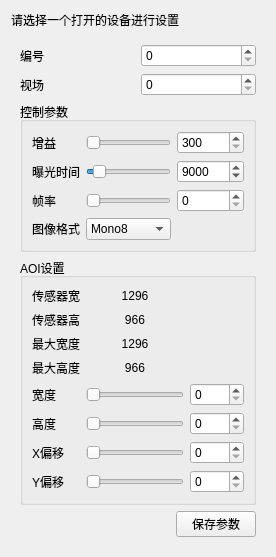
<?xml version="1.0" encoding="UTF-8"?>
<ui version="4.0">
 <class>ParamDock</class>
 <widget class="QWidget" name="ParamDock">
  <property name="geometry">
   <rect>
    <x>0</x>
    <y>0</y>
    <width>276</width>
    <height>557</height>
   </rect>
  </property>
  <property name="windowTitle">
   <string>Form</string>
  </property>
  <layout class="QVBoxLayout" name="verticalLayout_4">
   <item>
    <widget class="QLabel" name="lab_Tips">
     <property name="text">
      <string>请选择一个打开的设备进行设置</string>
     </property>
    </widget>
   </item>
   <item>
    <widget class="QWidget" name="widget" native="true">
     <layout class="QVBoxLayout" name="verticalLayout_3">
      <item>
       <layout class="QHBoxLayout" name="horizontalLayout_10">
        <item>
         <widget class="QLabel" name="label_17">
          <property name="text">
           <string>编号</string>
          </property>
         </widget>
        </item>
        <item>
         <widget class="QSpinBox" name="sbx_Num">
          <property name="maximum">
           <number>17</number>
          </property>
         </widget>
        </item>
       </layout>
      </item>
      <item>
       <layout class="QHBoxLayout" name="horizontalLayout_2">
        <item>
         <widget class="QLabel" name="label_2">
          <property name="text">
           <string>视场</string>
          </property>
         </widget>
        </item>
        <item>
         <widget class="QSpinBox" name="sbx_fov">
          <property name="maximum">
           <number>10</number>
          </property>
         </widget>
        </item>
       </layout>
      </item>
      <item>
       <widget class="QGroupBox" name="groupBox_2">
        <property name="title">
         <string>控制参数</string>
        </property>
        <layout class="QVBoxLayout" name="verticalLayout_2">
         <item>
          <layout class="QGridLayout" name="gridLayout">
           <item row="1" column="0">
            <widget class="QLabel" name="label_15">
             <property name="text">
              <string>曝光时间</string>
             </property>
            </widget>
           </item>
           <item row="0" column="0">
            <widget class="QLabel" name="label_13">
             <property name="text">
              <string>增益</string>
             </property>
            </widget>
           </item>
           <item row="1" column="1">
            <widget class="QSlider" name="hs_exposure">
             <property name="maximum">
              <number>10000000</number>
             </property>
             <property name="value">
              <number>9000</number>
             </property>
             <property name="orientation">
              <enum>Qt::Horizontal</enum>
             </property>
            </widget>
           </item>
           <item row="1" column="2">
            <widget class="QSpinBox" name="sbx_exposure">
             <property name="maximum">
              <number>10000000</number>
             </property>
             <property name="value">
              <number>9000</number>
             </property>
            </widget>
           </item>
           <item row="2" column="1">
            <widget class="QSlider" name="hs_frameRate">
             <property name="orientation">
              <enum>Qt::Horizontal</enum>
             </property>
            </widget>
           </item>
           <item row="2" column="2">
            <widget class="QSpinBox" name="sbx_frameRate"/>
           </item>
           <item row="2" column="0">
            <widget class="QLabel" name="label_14">
             <property name="text">
              <string>帧率</string>
             </property>
            </widget>
           </item>
           <item row="0" column="2">
            <widget class="QSpinBox" name="sbx_gain">
             <property name="minimum">
              <number>300</number>
             </property>
             <property name="maximum">
              <number>850</number>
             </property>
            </widget>
           </item>
           <item row="0" column="1">
            <widget class="QSlider" name="hs_gain">
             <property name="minimum">
              <number>300</number>
             </property>
             <property name="maximum">
              <number>850</number>
             </property>
             <property name="orientation">
              <enum>Qt::Horizontal</enum>
             </property>
            </widget>
           </item>
           <item row="3" column="0">
            <widget class="QLabel" name="label_16">
             <property name="text">
              <string>图像格式</string>
             </property>
            </widget>
           </item>
           <item row="3" column="1">
            <widget class="QComboBox" name="cbx_pixFormat">
             <item>
              <property name="text">
               <string>Mono8</string>
              </property>
             </item>
            </widget>
           </item>
          </layout>
         </item>
        </layout>
       </widget>
      </item>
      <item>
       <widget class="QGroupBox" name="groupBox">
        <property name="title">
         <string>AOI设置</string>
        </property>
        <layout class="QVBoxLayout" name="verticalLayout">
         <item>
          <layout class="QGridLayout" name="gridLayout_2">
           <item row="0" column="0">
            <widget class="QLabel" name="label">
             <property name="text">
              <string>传感器宽</string>
             </property>
            </widget>
           </item>
           <item row="4" column="1">
            <widget class="QSlider" name="hs_width">
             <property name="maximum">
              <number>2000</number>
             </property>
             <property name="orientation">
              <enum>Qt::Horizontal</enum>
             </property>
            </widget>
           </item>
           <item row="0" column="1">
            <widget class="QLabel" name="lab_sensorWidth">
             <property name="enabled">
              <bool>true</bool>
             </property>
             <property name="text">
              <string>1296</string>
             </property>
             <property name="alignment">
              <set>Qt::AlignCenter</set>
             </property>
            </widget>
           </item>
           <item row="5" column="2">
            <widget class="QSpinBox" name="sbx_height">
             <property name="maximum">
              <number>2000</number>
             </property>
            </widget>
           </item>
           <item row="1" column="1">
            <widget class="QLabel" name="lab_sensorHeight">
             <property name="text">
              <string>966</string>
             </property>
             <property name="alignment">
              <set>Qt::AlignCenter</set>
             </property>
            </widget>
           </item>
           <item row="5" column="1">
            <widget class="QSlider" name="hs_height">
             <property name="maximum">
              <number>2000</number>
             </property>
             <property name="orientation">
              <enum>Qt::Horizontal</enum>
             </property>
            </widget>
           </item>
           <item row="4" column="2">
            <widget class="QSpinBox" name="sbx_width">
             <property name="maximum">
              <number>2000</number>
             </property>
            </widget>
           </item>
           <item row="2" column="1">
            <widget class="QLabel" name="lab_maxWidth">
             <property name="text">
              <string>1296</string>
             </property>
             <property name="alignment">
              <set>Qt::AlignCenter</set>
             </property>
            </widget>
           </item>
           <item row="5" column="0">
            <widget class="QLabel" name="label_10">
             <property name="text">
              <string>高度</string>
             </property>
            </widget>
           </item>
           <item row="1" column="0">
            <widget class="QLabel" name="label_3">
             <property name="text">
              <string>传感器高</string>
             </property>
            </widget>
           </item>
           <item row="3" column="1">
            <widget class="QLabel" name="lab_maxHeight">
             <property name="text">
              <string>966</string>
             </property>
             <property name="alignment">
              <set>Qt::AlignCenter</set>
             </property>
            </widget>
           </item>
           <item row="4" column="0">
            <widget class="QLabel" name="label_9">
             <property name="text">
              <string>宽度</string>
             </property>
            </widget>
           </item>
           <item row="3" column="0">
            <widget class="QLabel" name="label_6">
             <property name="text">
              <string>最大高度</string>
             </property>
            </widget>
           </item>
           <item row="2" column="0">
            <widget class="QLabel" name="label_5">
             <property name="text">
              <string>最大宽度</string>
             </property>
            </widget>
           </item>
           <item row="6" column="2">
            <widget class="QSpinBox" name="sbx_xoffset">
             <property name="maximum">
              <number>1000</number>
             </property>
            </widget>
           </item>
           <item row="6" column="1">
            <widget class="QSlider" name="hs_xoffset">
             <property name="maximum">
              <number>1000</number>
             </property>
             <property name="orientation">
              <enum>Qt::Horizontal</enum>
             </property>
            </widget>
           </item>
           <item row="6" column="0">
            <widget class="QLabel" name="label_11">
             <property name="text">
              <string>X偏移</string>
             </property>
            </widget>
           </item>
           <item row="7" column="0">
            <widget class="QLabel" name="label_12">
             <property name="text">
              <string>Y偏移</string>
             </property>
            </widget>
           </item>
           <item row="7" column="1">
            <widget class="QSlider" name="hs_yoffset">
             <property name="maximum">
              <number>1000</number>
             </property>
             <property name="orientation">
              <enum>Qt::Horizontal</enum>
             </property>
            </widget>
           </item>
           <item row="7" column="2">
            <widget class="QSpinBox" name="sbx_yoffset">
             <property name="maximum">
              <number>1000</number>
             </property>
            </widget>
           </item>
          </layout>
         </item>
        </layout>
       </widget>
      </item>
      <item>
       <layout class="QHBoxLayout" name="horizontalLayout">
        <item>
         <spacer name="horizontalSpacer">
          <property name="orientation">
           <enum>Qt::Horizontal</enum>
          </property>
          <property name="sizeHint" stdset="0">
           <size>
            <width>40</width>
            <height>20</height>
           </size>
          </property>
         </spacer>
        </item>
        <item>
         <widget class="QPushButton" name="btn_save">
          <property name="text">
           <string>保存参数</string>
          </property>
         </widget>
        </item>
       </layout>
      </item>
     </layout>
    </widget>
   </item>
   <item>
    <spacer name="verticalSpacer">
     <property name="orientation">
      <enum>Qt::Vertical</enum>
     </property>
     <property name="sizeHint" stdset="0">
      <size>
       <width>20</width>
       <height>40</height>
      </size>
     </property>
    </spacer>
   </item>
  </layout>
 </widget>
 <resources/>
 <connections/>
</ui>
